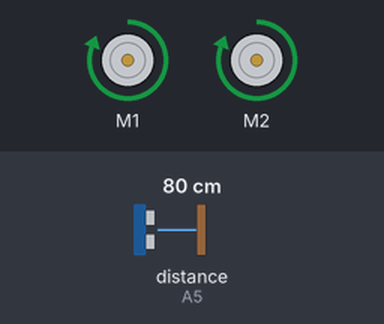
Bench run of a sketch on a simulated Arduino Uno, built with avr-gcc and run on an emulated ATmega328P. On the bench: 2 × DC motor (green arrow = forward, orange = backward, longer = faster). Wiring (inferred from the names in the program): ultrasonic range finder: trigger A4; echo A5. The inputs (shaded band) are chosen by the test bench; at power-on: distance to the obstacle (sensor on A5) 80 cm. The echo pulse lasts 58.3 µs per cm.

Above: at 1.2 s.
1.3 s: distance to the obstacle (sensor on A5) set to 16 cm
2.8 s: distance to the obstacle (sensor on A5) set to 12 cm
At 3.6 s:
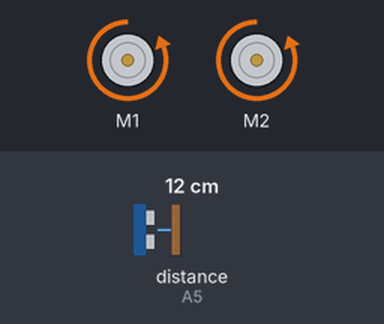
5.8 s: distance to the obstacle (sensor on A5) set to 2 cm
7.3 s: distance to the obstacle (sensor on A5) set to 4 cm
At 8.1 s:
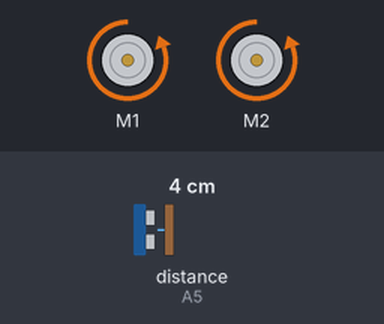
Timing chart, 0 to 11.3 s (numbered marks = the images above; inputs shaded):
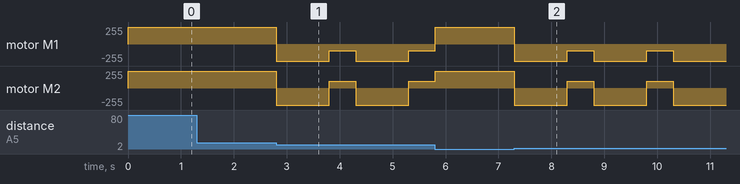

Measured:
- the behaviour switches between 15 and 14 cm on distance to the obstacle (sensor on A5) (found by bisection; images 0 and 1)
- after the input at 1.3 s, every drawn part: stays the same
- after the input at 2.8 s, motor M1: alternates backward 255/255 for 1.0 s and backward 100/255 for 0.50 s, starting at once; motor M2: alternates backward 255/255 for 1.0 s and forward 100/255 for 0.50 s, starting at once
- after the input at 7.3 s, motor M1: alternates backward 255/255 for 1.0 s and backward 100/255 for 0.50 s, starting at once; motor M2: alternates backward 255/255 for 1.0 s and forward 100/255 for 0.50 s, starting at once

The sketch:

motor_lib_use_v2.ino
```cpp
#include "AFMotor.h"

#define echoPin A5
#define trigPin A4

AF_DCMotor motor1(1);
AF_DCMotor motor2(2);

void forward(void);
void backward(void);
void setSpeed(int spd);
void left(void);
void right(void);
void release(void);

/*
setSpeed(<speed>); -> set speed of the motor, takes values between 0-255
run(<dir>); starts the motor takes three parameters
  - FORWARD: makes motor run forward
  - BACKWARD: makes motor run reverse
  - RELEASE: stop the motor motion
*/


void setup() {
  digitalWrite(A1, HIGH);
  digitalWrite(A2, HIGH);
  pinMode(trigPin, OUTPUT);
  pinMode(echoPin, INPUT);
}

void loop() {
  long duration, distance;
  digitalWrite(trigPin, LOW);
  delayMicroseconds(2);
  digitalWrite(trigPin, HIGH);
  delayMicroseconds(10);
  digitalWrite(trigPin, LOW);
  duration = pulseIn(echoPin, HIGH);
  distance = (duration/2) / 58.2;

  if (distance >= 7 || distance <= 0){
    forward();
  }
  else {
    backward();
    delay(1000);
    release();
    left();
    delay(500);
  }
}

void forward(void){
  setSpeed(255);

  motor1.run(FORWARD);
  motor2.run(FORWARD);
}

void backward(void){
  setSpeed(255);

  motor1.run(BACKWARD);
  motor2.run(BACKWARD);
}

void left(void){
  setSpeed(100);

  motor1.run(BACKWARD);
  motor2.run(FORWARD);
}

void right(void){
  setSpeed(100);

  motor1.run(FORWARD);
  motor2.run(BACKWARD);
}

void release(void){
  motor1.run(RELEASE);
  motor2.run(RELEASE);
}

void setSpeed(int spd){
  motor1.setSpeed(spd);
  motor2.setSpeed(spd);
}
```
